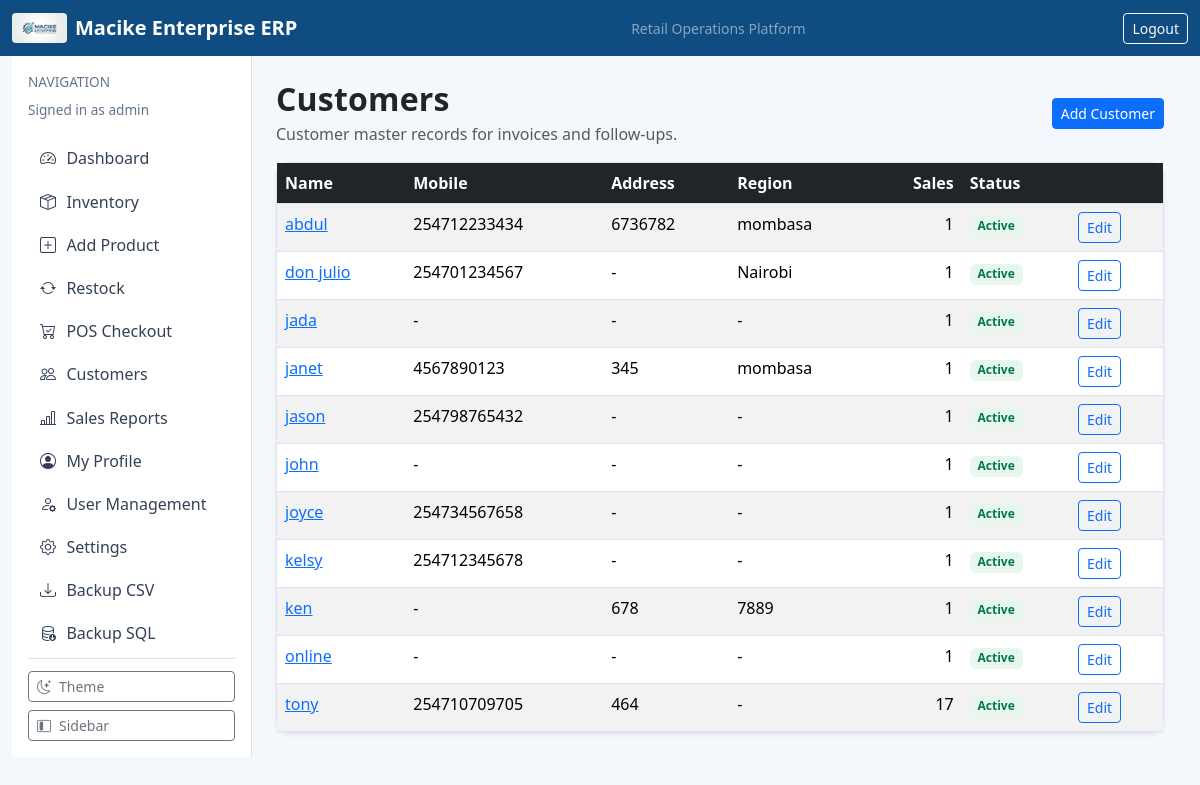
/sales/customers/ (signed in), run on the app's committed database.
### dashboard/models.py (models this page shows, shortened)
class AppSettings(models.Model):
    class ThemeChoice(models.TextChoices):
        LIGHT = "light", "Light"
        DARK = "dark", "Dark"
        SYSTEM = "system", "System"
    business_name = models.CharField(max_length=120, default="Macike Enterprise")
    logo_url = models.CharField(max_length=255, blank=True, help_text="Set a web/static path e.g. /static/img/macike-logo.png")
    business_address = models.CharField(max_length=255, blank=True, default="Mombasa, Kenya")
    business_phone = models.CharField(max_length=40, blank=True, default="")
    business_email = models.EmailField(blank=True, default="")
    currency_code = models.CharField(max_length=10, default="KES")
    vat_rate = models.DecimalField(max_digits=5, decimal_places=2, default=16.00)
    invoice_terms = models.CharField(max_length=255, default="Pay via M-Pesa. Payment due within 5 days.")
    receipt_footer = models.CharField(max_length=255, default="Thank you for shopping with Macike Enterprise.")
    theme = models.CharField(max_length=10, choices=ThemeChoice.choices, default=ThemeChoice.LIGHT)
    compact_mode = models.BooleanField(default=False)
    default_payment_method = models.CharField(max_length=20, default="CASH")
    require_phone_for_mpesa = models.BooleanField(default=True)
    auto_open_receipt = models.BooleanField(default=True)
    updated_at = models.DateTimeField(auto_now=True)
    @classmethod
    def get_solo(cls):
        obj, _ = cls.objects.get_or_create(pk=1)
        return obj

### accounts/models.py (models this page shows, shortened)
class CustomUser(AbstractUser):
    class Roles(models.TextChoices):
        ADMIN = "ADMIN", "Administrator"
        MANAGER = "MANAGER", "Manager"
        CASHIER = "CASHIER", "Cashier"
        AUDITOR = "AUDITOR", "Auditor"
    role = models.CharField(max_length=20, choices=Roles.choices, default=Roles.CASHIER)
    phone_number = models.CharField(max_length=15, blank=True, null=True)

### sales/models.py (models this page shows, shortened)
class Customer(models.Model):
    name = models.CharField(max_length=120)
    mobile = models.CharField(max_length=20, blank=True)
    address = models.CharField(max_length=255, blank=True)
    region = models.CharField(max_length=120, blank=True)
    is_active = models.BooleanField(default=True)
    created_at = models.DateTimeField(auto_now_add=True)
    class Meta:
        ordering = ["name"]

### sales/views.py (the view)
# urls.py: path("customers/", customer_list, name="sales-customers"),
@login_required
@role_required("ADMIN", "MANAGER", "CASHIER", "AUDITOR")
def customer_list(request):
    customers = Customer.objects.annotate(invoice_count=Count("invoices")).order_by("name")
    return render(request, "sales/customer_list.html", {"customers": customers})

### accounts/permissions.py (called while the page is built)
def role_required(*allowed_roles):
    def decorator(view_func):
        @wraps(view_func)
        def _wrapped(request, *args, **kwargs):
            user = request.user
            if not user.is_authenticated:
                return redirect("login")
            if user.is_superuser or getattr(user, "role", None) in allowed_roles:
                return view_func(request, *args, **kwargs)
            messages.error(request, "You do not have permission to access this page.")
            return redirect("dashboard-home")
        return _wrapped
    return decorator

### dashboard/context_processors.py (called while the page is built)
def app_settings(request):
    return {"app_settings": AppSettings.get_solo()}

### templates/sales/customer_list.html
{% extends "base.html" %}
{% block content %}
<div class="d-flex justify-content-between align-items-center mb-3">
    <div>
        <h2 class="section-title mb-1">Customers</h2>
        <p class="text-muted mb-0">Customer master records for invoices and follow-ups.</p>
    </div>
    <a class="btn btn-primary btn-sm" href="/sales/customers/new/">Add Customer</a>
</div>
<div class="card shadow-sm">
    <div class="table-responsive">
        <table class="table table-striped mb-0">
            <thead class="table-dark">
                <tr><th>Name</th><th>Mobile</th><th>Address</th><th>Region</th><th class="text-end">Sales</th><th>Status</th><th class="d-print-none"></th></tr>
            </thead>
            <tbody>
            {% for c in customers %}
                <tr>
                    <td><a href="{% url 'sales-customer-detail' c.pk %}">{{ c.name }}</a></td>
                    <td>{{ c.mobile|default:"-" }}</td>
                    <td>{{ c.address|default:"-" }}</td>
                    <td>{{ c.region|default:"-" }}</td>
                    <td class="text-end">{{ c.invoice_count }}</td>
                    <td>{% if c.is_active %}<span class="badge badge-soft-success">Active</span>{% else %}<span class="badge badge-soft-danger">Inactive</span>{% endif %}</td>
                    <td class="d-print-none"><a class="btn btn-sm btn-outline-primary" href="/sales/customers/{{ c.pk }}/edit/" title="Edit">Edit</a></td>
                </tr>
            {% empty %}
                <tr><td colspan="7" class="text-center">No customers yet.</td></tr>
            {% endfor %}
            </tbody>
        </table>
    </div>
</div>
{% endblock %}

### templates/base.html (shortened to what this page needs)
{% load static %}
<!doctype html>
<html lang="en">
<head>
    <link href="https://cdn.jsdelivr.net/npm/bootstrap@5.3.3/dist/css/bootstrap.min.css" rel="stylesheet">
    <link href="https://cdn.jsdelivr.net/npm/bootstrap-icons@1.11.3/font/bootstrap-icons.css" rel="stylesheet">
</head>
<body class="{% if app_settings.theme == 'dark' %}theme-dark{% endif %}{% if app_settings.compact_mode %} compact{% endif %}">
    <nav class="navbar navbar-expand-lg navbar-dark" style="background: var(--brand-primary);">
        <div class="container-fluid">
            <a class="navbar-brand fw-semibold d-flex align-items-center gap-2" href="/">
                {% if app_settings.logo_url %}
                    <img src="{{ app_settings.logo_url }}" alt="Business Logo" style="height: 30px; width: auto; border-radius: 4px;">
                {% endif %}
                <span>{{ app_settings.business_name }} ERP</span>
            </a>
            <span class="text-white-50 small d-none d-md-inline">Retail Operations Platform</span>
            {% if user.is_authenticated %}
                <form method="post" action="/logout/" class="d-inline">
                    <button class="btn btn-outline-light btn-sm" type="submit">Logout</button>
                </form>
            {% endif %}
        </div>
    </nav>
    <main class="container-fluid app-shell">
        <div class="row g-0">
            {% if user.is_authenticated %}
            <aside class="sidebar-col p-3 border-end bg-white d-flex flex-column">
                <div>
                    <p class="text-uppercase app-subtitle mb-2 sidebar-caption">Navigation</p>
                    <p class="app-subtitle sidebar-role mb-3">Signed in as {{ user.username }}</p>
                </div>
                <div class="flex-grow-1">
                    <a class="sidebar-link" href="/" title="Dashboard"><i class="bi bi-speedometer2"></i><span class="link-text">Dashboard</span></a>
                    <a class="sidebar-link" href="/inventory/" title="Inventory"><i class="bi bi-box-seam"></i><span class="link-text">Inventory</span></a>
                    <a class="sidebar-link" href="/inventory/new/" title="Add Product"><i class="bi bi-plus-square"></i><span class="link-text">Add Product</span></a>
                    <a class="sidebar-link" href="/inventory/restock/" title="Restock"><i class="bi bi-arrow-repeat"></i><span class="link-text">Restock</span></a>
                    <a class="sidebar-link" href="/sales/pos/" title="POS Checkout"><i class="bi bi-cart-check"></i><span class="link-text">POS Checkout</span></a>
                    <a class="sidebar-link" href="/sales/customers/" title="Customers"><i class="bi bi-people"></i><span class="link-text">Customers</span></a>
                    <a class="sidebar-link" href="/sales/report/" title="Sales Reports"><i class="bi bi-bar-chart-line"></i><span class="link-text">Sales Reports</span></a>
                    <a class="sidebar-link" href="/profile/" title="My Profile"><i class="bi bi-person-circle"></i><span class="link-text">My Profile</span></a>
                    {% if user.role == "ADMIN" or user.is_superuser %}
                    <a class="sidebar-link" href="/accounts/users/" title="User Management"><i class="bi bi-person-gear"></i><span class="link-text">User Management</span></a>
                    {% endif %}
                    <a class="sidebar-link" href="/settings/" title="Settings"><i class="bi bi-gear"></i><span class="link-text">Settings</span></a>
                    <a class="sidebar-link" href="/backup/export/csv/" title="Backup CSV"><i class="bi bi-download"></i><span class="link-text">Backup CSV</span></a>
                    <a class="sidebar-link" href="/backup/export/csv/?format=sql" title="Backup SQL"><i class="bi bi-database-down"></i><span class="link-text">Backup SQL</span></a>
                </div>
                <div class="sidebar-footer d-grid gap-2">
                    <button id="themeToggle" class="btn btn-outline-secondary btn-sm sidebar-control-btn" type="button" title="Toggle light/dark theme">
                        <i id="themeToggleIcon" class="bi bi-moon-stars"></i><span class="link-text">Theme</span>
                    </button>
                    <button id="sidebarToggle" class="btn btn-outline-secondary btn-sm sidebar-control-btn" type="button" title="Toggle sidebar">
                        <i class="bi bi-layout-sidebar-inset"></i><span class="link-text">Sidebar</span>
                    </button>
                </div>
            </aside>
            <section class="content-col p-4">
            {% else %}
            <section class="col-12 p-4">
            {% endif %}
                {% block content %}{% endblock %}
            </section>
        </div>
    </main>
</body>
</html>

### templates/base.html (style rules this page uses)
:root { --brand-primary: #0f4c81; --brand-accent: #1f9d8b; --brand-bg: #f4f7fb; }
body { background: var(--brand-bg); }
.app-shell { min-height: calc(100vh - 56px); }
.app-shell .sidebar-col { width: 240px; transition: width 0.28s ease; overflow: hidden; }
.app-shell .content-col { width: calc(100% - 240px); transition: width 0.28s ease; }
.card { border: 1px solid #dbe3ec; border-radius: 0.8rem; box-shadow: 0 1px 3px rgba(15, 23, 42, 0.06); }
.table { border-color: #dbe3ec; }
.table > :not(caption) > * > * { border-bottom-color: #dbe3ec; }
.badge-soft-success { background: #e8f7ee; color: #027a48; }
.section-title { font-weight: 700; letter-spacing: 0.2px; }
.sidebar-link { color: #334155; text-decoration: none; padding: 0.6rem 0.75rem; border-radius: 0.5rem; display: flex; align-items: center; gap: 0.65rem; white-space: nowrap; }
.sidebar-link i { width: 1rem; text-align: center; font-size: 1rem; }
.sidebar-link .link-text { transition: opacity 0.2s ease; }
.app-subtitle { font-size: 0.85rem; color: #64748b; }
.sidebar-footer { border-top: 1px solid #dbe3ec; padding-top: 0.75rem; margin-top: auto; }
.sidebar-control-btn { width: 100%; display: flex; align-items: center; gap: 0.5rem; justify-content: flex-start; }

### data on the page
AppSettings: logo_url (picture), business_name "Macike Enterprise"
CustomUser: username "admin"
Customer: name "abdul", mobile "254712233434", address "6736782", region "mombasa", invoice_count "1", is_active "Active"
Customer: name "don julio", mobile "254701234567", address "-", region "Nairobi", invoice_count "1", is_active "Active"
Customer: name "jada", mobile "-", address "-", region "-", invoice_count "1", is_active "Active"
Customer: name "janet", mobile "4567890123", address "345", region "mombasa", invoice_count "1", is_active "Active"
Customer: name "jason", mobile "254798765432", address "-", region "-", invoice_count "1", is_active "Active"
Customer: name "john", mobile "-", address "-", region "-", invoice_count "1", is_active "Active"
Customer: name "joyce", mobile "254734567658", address "-", region "-", invoice_count "1", is_active "Active"
Customer: name "kelsy", mobile "254712345678", address "-", region "-", invoice_count "1", is_active "Active"
Customer: name "ken", mobile "-", address "678", region "7889", invoice_count "1", is_active "Active"
Customer: name "online", mobile "-", address "-", region "-", invoice_count "1", is_active "Active"
Customer: name "tony", mobile "254710709705", address "464", region "-", invoice_count "17", is_active "Active"
